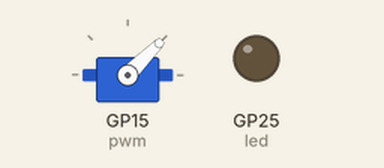
Simulated run of this program. Board: Raspberry Pi Pico running MicroPython. On the bench: servo, output pins drawn as LEDs (lit = HIGH). Servo angles are drawn from the pulse width (0.5 ms = 0°, 2.5 ms = 180°).

Above: at 0.05 s.
At 1.5 s:
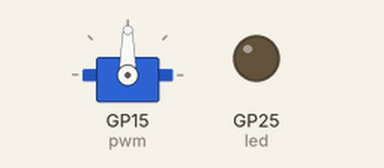
At 3.0 s:
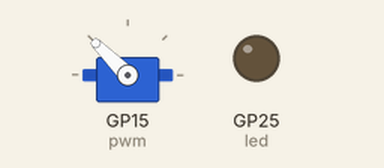
Timing chart, 0 to 6.9 s (numbered marks = the images above):
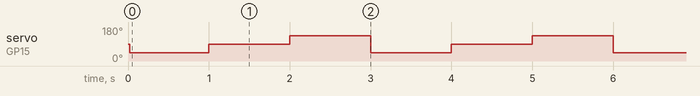

The program:

servotest.py
```python
# code from Youtuber @YoungWonks
# this code turns a servo back and forth

from machine import Pin, PWM
import utime

MID = 1500000
MIN = 1000000
MAX = 2000000

led = Pin(25, Pin.OUT)
pwm = PWM(Pin(15))

pwm.freq(50)
pwm.duty_ns(MID)

while True:
        pwm.duty_ns(MIN)
        utime.sleep(1)
        pwm.duty_ns(MID)
        utime.sleep(1)
        pwm.duty_ns(MAX)
        utime.sleep(1)
        # Raspi Pico Pinout by Danny
# Use this if you want label what pins
# you use in your code.

"""

Raspberru Pi Pico
   _______
 __[     ]__
[  [MICRO]  ]
[  [ USB ]  ]
[  [_____]  ]
[LED is GP25]
[ 0    VBUS ]
[ 1    VSYS ]
[ GND  GND  ]
[ 2    3V3  ] (EN)
[ 3    3v3  ] (OUT)
[ 4    REF  ] (ADC_VREF)
[ 5    28   ] (ADC2)
[ GND  GND  ] (AGND)
[ 6    27   ] (ADC1)
[ 7    26   ] (ADC0)
[ 8    RUN  ]
[ 9    22   ]
[ GND  GND  ]
[ 10   21   ]
[ 11   20   ]
[ 12   19   ]
[ 13   18   ]
[ GND  GND  ]
[ 14   17   ]
[ (15) 16   ]
[   o o o   ]
 -----------

"""
```

Measured:
- by itself, servo on GP15 (pwm): repeats every 3.0 s: 90° 1.0 s, 135° 1.0 s, 45° 1.0 s
